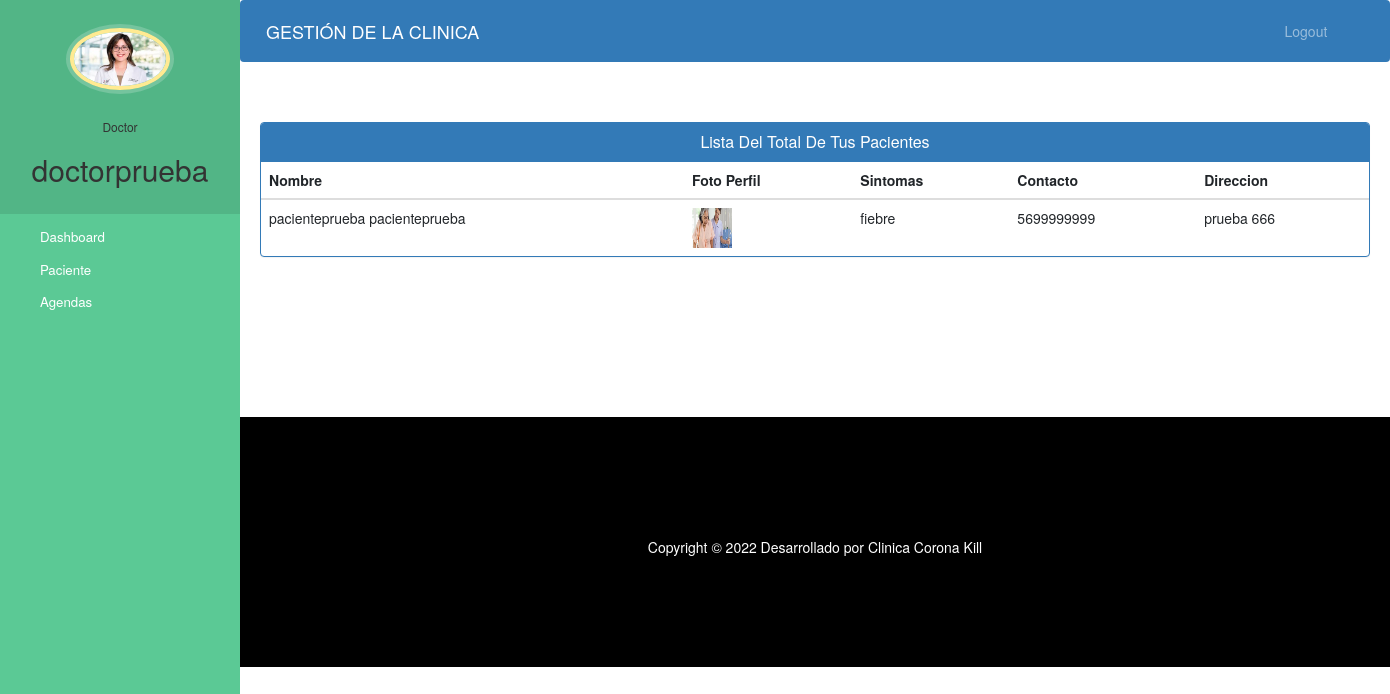
The app's page /doctor-vista-paciente (signed in) with its own data.
### clinica/models.py (models this page shows, shortened)
class Doctor(models.Model):
    user=models.OneToOneField(User,on_delete=models.CASCADE)
    foto_perfil= models.ImageField(upload_to='foto_perfil/DoctorProfilePic/',null=True,blank=True)
    direccion = models.CharField(max_length=40)
    telefono = models.CharField(max_length=20,null=True)
    especialidad= models.CharField(max_length=50,choices=especialidad,default='Cardiologia')
    status=models.BooleanField(default=False)

class Paciente(models.Model):
    user=models.OneToOneField(User,on_delete=models.CASCADE)
    foto_perfil= models.ImageField(upload_to='foto_perfil/PatientProfilePic/',null=True,blank=True)
    direccion = models.CharField(max_length=40)
    telefono = models.CharField(max_length=20,null=False)
    sintomas = models.CharField(max_length=100,null=False)
    doctorAsignadoId = models.PositiveIntegerField(null=True)
    fechaAdmision=models.DateField(auto_now=True)
    status=models.BooleanField(default=False)
    @property
    def get_name(self):
        return self.user.first_name+" "+self.user.last_name

### clinica/views.py (the view)
# urls.py: path('doctor-vista-paciente', views.doctor_vista_paciente_vista,name='doctor-vista-paciente'),
@login_required(login_url='doctorlogin')
@user_passes_test(is_doctor)
def doctor_vista_paciente_vista(request):
    pacientes=models.Paciente.objects.all().filter(status=True,doctorAsignadoId=request.user.id)
    doctor=models.Doctor.objects.get(user_id=request.user.id) #para la foto de perfil del doctor en la barra lateral
    return render(request,'clinica/doctor_vista_paciente.html',{'pacientes':pacientes,'doctor':doctor})

### clinica/views.py (called while the page is built)
def is_doctor(user):
    return user.groups.filter(name='DOCTOR').exists()

### templates/clinica/doctor_vista_paciente.html (shortened to what this page needs)
{% extends 'clinica/doctor_base.html' %}
{% block content %}
{%load static%}
<head>
  <link href="//netdna.bootstrapcdn.com/bootstrap/3.0.0/css/bootstrap.min.css" rel="stylesheet" id="bootstrap-css">
</head>
<div class="container">
  <div class="panel panel-primary">
    <div class="panel-heading">
      <h6 class="panel-title">Lista Del Total De Tus Pacientes</h6>
    </div>
    <table class="table table-hover" id="dev-table">
      <thead>
        <tr>
          <th>Nombre</th>
          <th>Foto Perfil</th>
          <th>Sintomas</th>
          <th>Contacto</th>
          <th>Direccion</th>
        </tr>
      </thead>
      {% for p in pacientes %}
      <tr>
        <td> {{p.get_name}}</td>
        <td> <img src="{% static p.foto_perfil.url %}" alt="Foto de Perfil" height="40px" width="40px" /></td>
        <td>{{p.sintomas}}</td>
        <td>{{p.telefono}}</td>
        <td>{{p.direccion}}</td>
      </tr>
      {% endfor %}
    </table>
  </div>
</div>
{% endblock content %}

### templates/clinica/doctor_base.html (shortened to what this page needs)
<!DOCTYPE html>
{% load static %}
<html lang="en">
<head>
  <link rel="stylesheet" href="https://stackpath.bootstrapcdn.com/bootstrap/4.3.1/css/bootstrap.min.css">
  <link rel="stylesheet" href="https://maxcdn.bootstrapcdn.com/font-awesome/4.7.0/css/font-awesome.min.css">
</head>
<body>
  <nav class="menu" tabindex="0">
    <header class="avatar">
      <img src="{% static doctor.foto_perfil.url %}" alt="Foto de Perfil" />
      <br><br>
      <h6>Doctor</h6>
      <h2>{{request.user.first_name}}</h2>
    </header>
    <ul>
      <li tabindex="0" class="icon-dashboard"> <a style="color:white; text-decoration:none;" href="/doctor-dashboard"><span>Dashboard</span></a> </li>
      <li tabindex="0" class="icon-users"> <a style="color:white; text-decoration:none;" href="/doctor-paciente"><span>Paciente</span></a></li>
      <li tabindex="0" class="icon-calendar"> <a style="color:white; text-decoration:none;" href="/doctor-agenda"><span>Agendas</span></a></li>
    </ul>
  </nav>
  <main>
    <div class="bs-example">
      <nav class="navbar navbar-expand-md  navbar-dark fixed-top" style="background:#337AB7;">
        <a href="/doctor-dashboard" class="navbar-brand">GESTIÓN DE LA CLINICA</a>
        <div class="collapse navbar-collapse justify-content-between" id="navbarCollapse">
          <div class="navbar-nav" style=" margin-left: 90%;">
            <a href="/logout" class="nav-item nav-link">Logout</a>
          </div>
        </div>
      </nav>
    </div>
    <br><br>
    {% block content %}
    {% endblock content %}
    <br><br><br><br><br><br><br>
    <footer>
      <br>
      <div class="container">
        <div class="row">
          <div class="col-md-12 col-sm-12">
            <div style="color:#ffffff;" class="wow fadeInUp footer-copyright">
              <p>
                Copyright &copy; 2022 Desarrollado por Clinica Corona Kill </p>
            </div>
          </div>
        </div>
      </div>
    </footer>
  </main>
</body>
</html>

### templates/clinica/doctor_base.html (style rules this page uses)
a:link { text-decoration: none; }
a { color: white; }
footer { padding: 0px 0px 0px 0px; background-color: black; margin: 0px; }
p { text-align: center; }
body { padding-left: 240px; }
main { position: relative; height: 100vh; }
.menu { background: #5bc995; height: 100vh; width: 240px; position: fixed; top: 0px; left: 0; z-index: 5; outline: none; }
.menu .avatar { background: rgba(0, 0, 0, 0.1); padding: 2em 0.5em; text-align: center; }
.menu .avatar img { width: 100px; border-radius: 50%; overflow: hidden; border: 4px solid #ffea92; box-shadow: 0 0 0 4px rgba(255, 255, 255, 0.2); }
.menu .avatar h2 { font-weight: normal; margin-bottom: 0; }
.menu ul { list-style: none; padding: 0.5em 0; margin: 0; }
.menu ul li { padding: 0.5em 1em 0.5em 3em; font-size: 0.95em; font-weight: regular; background-repeat: no-repeat; background-position: left 15px center; background-size: auto 20px; transition: all 0.15s linear; cursor: pointer; }
.menu ul li.icon-dashboard { background-image: url("http://www.entypo.com/images//gauge.svg"); }
.menu ul li.icon-users { background-image: url("http://www.entypo.com/images//users.svg"); }
.menu ul li.icon-calendar { background-image: url("http://www.entypo.com/images//calendar.svg"); }

### templates/clinica/doctor_vista_paciente.html (style rules this page uses)
a:link { text-decoration: none; }
h6 { text-align: center; }
.row { margin: 100px; }

### records on screen
Doctor: foto_perfil (picture)
Paciente: get_name "pacienteprueba pacienteprueba", foto_perfil (picture), sintomas "fiebre", telefono "5699999999", direccion "prueba 666"

### other values on screen
{{ request.user.first_name }} "doctorprueba"
